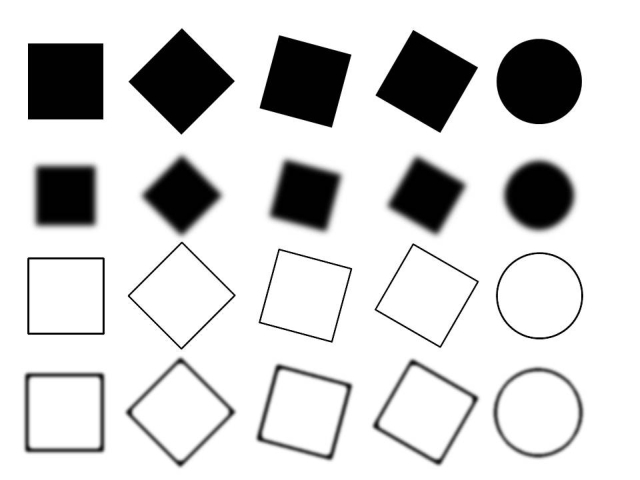
//> input picture 2.2 Gradients/src/Testimage_gradients.jpg, 640 x 480 px
$ ./main   (built with g++ and OpenCV 4)
//> lines starting //> are read from the running program, lines starting //| are printed output that depends on the picture; after the words box and inside, x2 and y2 are one past the last pixel; in counts of white or black regions, pixels touching at a corner belong together
#include <iostream>
#include <string>
#include <vector>
#include <sys/stat.h>
#include <time.h>
#include <direct.h>

#include <opencv2\core\core.hpp>
#include <opencv2\highgui\highgui.hpp>
#include <opencv2\imgproc\imgproc.hpp>

using namespace std;
using namespace cv;

Mat loadImg(string directory, string filename, int flags){
	string fullFilename = string(directory + "\\" + filename);
	Mat image;
	image = imread(fullFilename, flags);

	if (!image.data){
		cout << "image file " << fullFilename << " could not be opened" << endl;
		getchar();
		exit(-1);
	}

	return image;
}

bool saveImg(string directory, string filename, Mat img){
	string fullFilename = string(directory + "\\" + filename);
	struct stat sb;

	if (!(stat(directory.c_str(), &sb) == 0 && sb.st_mode == S_IFDIR)){
		_mkdir(directory.c_str());
	}

	cout << "successfully written '" << fullFilename << "' to file!" << endl;

	return imwrite(fullFilename, img);
}


// filter on a single pixel
void _filter(short* pixel, const Mat &values, const Mat &kernel, double normValue){
	assert(values.channels() == 1);
	assert(values.size() == kernel.size());
	assert(kernel.type() == CV_64FC1);
	assert(values.type() == CV_8UC1);
	assert(normValue != 0);

	double value = 0.;
	for (int y = 0; y < kernel.rows; y++){
		const double *rowKernel = kernel.ptr<double>(y);
		const uchar *rowValues = values.ptr<uchar>(y);
		for (int x = 0; x < kernel.cols; x++){
			value += rowKernel[x] * (double)rowValues[x];
		}
	}
	*pixel = (short) (value / normValue);
	//cout << normValue << endl;
}

Mat filter(const Mat &img, const Mat &kernel, bool normalize){
	assert(kernel.rows % 2 == 1 && kernel.cols % 2 == 1);
	assert(kernel.type() == CV_64FC1);

	Mat filteredImg(img.rows, img.cols, CV_16SC1, Scalar(0));

	double normValue = 0.;
	for (int y = 0; y < kernel.rows; y++){
		const double *row = kernel.ptr<double>(y);
		for (int x = 0; x < kernel.cols; x++){
			normValue += row[x];
		}
	}

	int yOffset = (kernel.rows - 1) / 2;
	int xOffset = (kernel.cols - 1) / 2;

	for (int y = yOffset; y < img.rows-yOffset; y++){
		short *row = filteredImg.ptr<short>(y);
		for (int x = xOffset; x < img.cols-xOffset; x++){
			const Mat tmp = img(Rect(x - xOffset, y - yOffset, kernel.cols, kernel.rows));
			if (normalize)
				_filter(&row[x], tmp, kernel, normValue);
			else
				_filter(&row[x], tmp, kernel, 1.);
		}
	}
	return filteredImg;
}
/////////////////////////////////////////////////////////////////////////////

Mat sobelX(const Mat &img){
	Mat kernel((Mat_<double>(3, 3) << -1, 0, 1, -2, 0, 2, -1, 0, 1));
	return filter(img, kernel, false);
}

Mat sobelY(const Mat &img){
	Mat kernel((Mat_<double>(3, 3) << -1, -2, -1, 0, 0, 0, 1, 2, 1));
	return filter(img, kernel, false);
}

Mat calcMagnitude(const Mat &X, const Mat &Y){
	assert(X.size() == Y.size());
	assert(X.type() == CV_16SC1 && Y.type() == CV_16SC1);

	Mat mag(X.rows, X.cols, CV_16SC1);

	for (int y = 0; y < mag.rows; y++){
		short *row = mag.ptr<short>(y);
		const short *rowX = X.ptr<short>(y);
		const short *rowY = Y.ptr<short>(y);
		for (int x = 0; x < mag.cols; x++){
			// magnitude calculation to match OpenCV, but for displayable Magnitude-Image: don't divide normValue by 4 to achieve same result as OpenCV
			//int value = 0.5*min(255, abs(rowX[x])) + 0.5*min(255, abs(rowY[x]));
			// magnitude calculation using Script
			int value = abs(rowX[x]) + abs(rowY[x]);
			// should not exceed max value of short, but just to be sure:
			row[x] = (short) min(32768, value);
		}
	}
	return mag;
}

double getAbsMax(const Mat &img){
	assert(img.type() == CV_16SC1);

	double normValue = 1.;
	for (int y = 0; y < img.rows; y++){
		const short *row = img.ptr<short>(y);
		for (int x = 0; x < img.cols; x++){
			if (abs(row[x]) > normValue)
				normValue = abs(row[x]);
		}
	}
	assert(normValue != 0);
	return normValue;
}

Mat convertToImg(const Mat &img){
	assert(img.type() == CV_16SC1);

	double normValue = getAbsMax(img);
	// normValue is the absolute maximal value in the original Sobel-Mat
	// however OpenCV seems to be using a fourth of that value to normalize its own Sobel Image Representation
	normValue /= 4;

	Mat convertedImg(img.rows, img.cols, CV_8UC1);
	for (int y = 0; y < img.rows; y++){
		uchar *row = convertedImg.ptr<uchar>(y);
		const short *rowOrg = img.ptr<short>(y);
		for (int x = 0; x < img.cols; x++){
			row[x] = (uchar) min(255., abs(((double)rowOrg[x]/normValue)*255.));
		}
	}
	return convertedImg;
}

// gradients orentation interval ]-pi, pi[
Mat calcGradients(const Mat &X, const Mat &Y){
	assert(X.size() == Y.size());
	assert(X.type() == CV_16SC1 && Y.type() == CV_16SC1);

	Mat gradients(X.rows, X.cols, CV_64FC1);

	for (int y = 0; y < gradients.rows; y++){
		double *row = gradients.ptr<double>(y);
		const short *rowX = X.ptr<short>(y);
		const short *rowY = Y.ptr<short>(y);
		for (int x = 0; x < gradients.cols; x++){
			double direction = atan2(rowY[x], rowX[x]);
			row[x] = direction;
		}
	}
	return gradients;
}

void _drawGradient(Mat &gradImg, int x, int y, double gradDir, short gradMag){
	double length = 0.06;
	int xOffset = (gradMag * cos(gradDir) * length)/2;
	int yOffset = (gradMag * sin(gradDir) * length)/2;

	Point start = Point(x - xOffset, y - yOffset);
	Point end = Point(x + xOffset, y + yOffset);

	line(gradImg, start, end, Scalar(0, 255, 0));
	if (gradDir < 0 && yOffset > 0)
		circle(gradImg, start, 2, Scalar(0, 255, 0), -1);
	else
		circle(gradImg, end, 2, Scalar(0, 255, 0), -1);
	circle(gradImg, Point(x, y), 2, Scalar(0, 0, 255), -1);
}

Mat drawGradients(const Mat &img, const Mat &gradients, const Mat &dervMag){
	assert(img.channels() == 3);
	assert(img.type() == CV_8UC3 && gradients.type() == CV_64FC1 && dervMag.type() == CV_16SC1);
	assert(img.size() == gradients.size() && img.size() == dervMag.size());

	short threshold = 150;

	Mat gradImg = img.clone();
	for (int y = 0; y < img.rows; y+=5){
		const double *rowGrad = gradients.ptr<double>(y);
		const short *rowMag = dervMag.ptr<short>(y);
		for (int x = 0; x < img.cols; x+=5){
			if (rowMag[x] > threshold){
				_drawGradient(gradImg, x, y, rowGrad[x], rowMag[x]);
			}
		}
	}
	return gradImg;
}

/////////////////////////////////////////////////////////////////////////////

int main(){
	Mat img = loadImg("src", "Testimage_gradients.jpg", IMREAD_GRAYSCALE); //IMREAD_COLOR
//> in loadImg, image is the input picture: 480 rows x 640 cols, CV_8UC1; min 0, max 255, mean 211.2
	//Mat img = loadImg("src", "lenna.jpg", IMREAD_GRAYSCALE); //IMREAD_COLOR

	// Aufgabe a)
	Mat dervX = sobelX(img);
//> after the loop in filter, `for (int y = yOffset; y < img.rows-yOffset; y++)`:
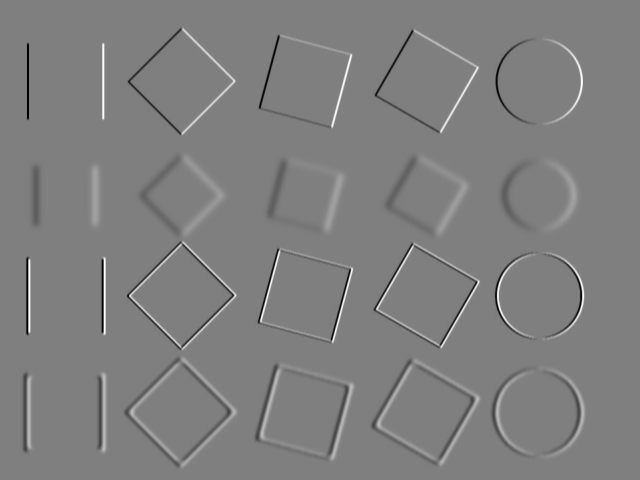
//> filteredImg: 480 rows x 640 cols, CV_16SC1; min -1016, max 1016, mean 0; drawn with min black and max white
	Mat dervImgX = convertToImg(dervX);
//> the loop in getAbsMax, `for (int y = 0; y < img.rows; y++)` made 480 passes
//> normValue on passes 1 to 3: 1, 1, 1
//> after the loop in getAbsMax, `for (int y = 0; y < img.rows; y++)`: normValue = 1016
//> in convertToImg, `normValue /= 4;`: normValue = 254
	Mat dervY = sobelY(img);
//> call 2 of filter, with normalize = false
//> after the loop in filter (call 2), `for (int y = yOffset; y < img.rows-yOffset; y++)`:
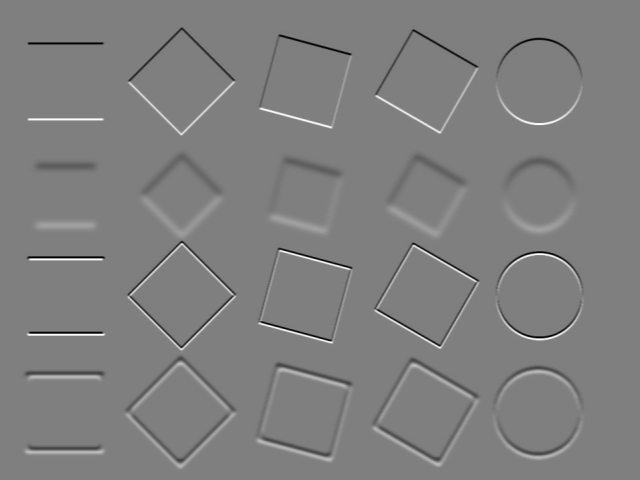
//> filteredImg: 480 rows x 640 cols, CV_16SC1; min -1010, max 1013, mean 0; drawn with min black and max white
	Mat dervImgY = convertToImg(dervY);
//> the loop in getAbsMax (call 2), `for (int y = 0; y < img.rows; y++)` made 480 passes
//> in convertToImg (call 2), `double normValue = getAbsMax(img);`: normValue = 1013
//> in convertToImg (call 2), `normValue /= 4;`: normValue = 253.2
//> after the loop in convertToImg (call 2), `for (int y = 0; y < img.rows; y++)`:
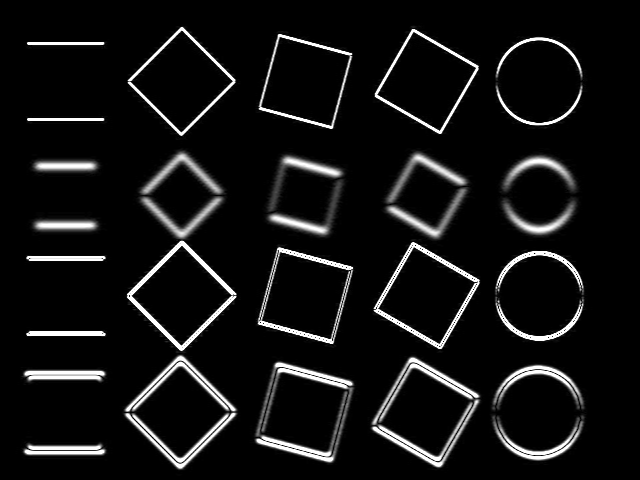
//> convertedImg: 480 rows x 640 cols, CV_8UC1; min 0, max 255, mean 19.5

	// Aufgabe b)
	Mat dervMag = calcMagnitude(dervX, dervY);
//> after the loop in calcMagnitude, `for (int y = 0; y < mag.rows; y++)`:
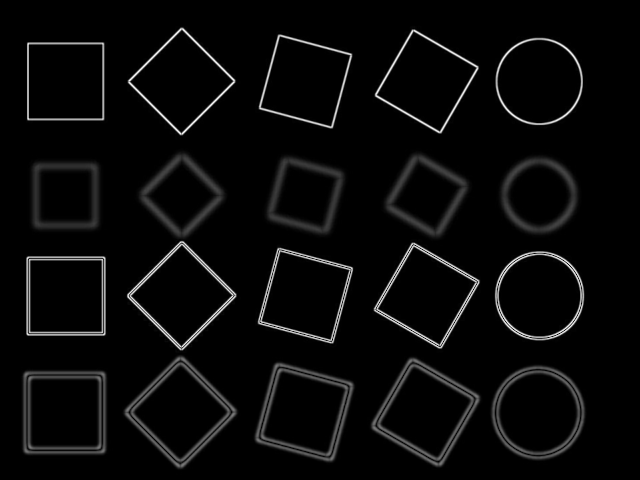
//> mag: 480 rows x 640 cols, CV_16SC1; min 0, max 1442, mean 55.4; drawn with min black and max white
	Mat dervImgMag = convertToImg(dervMag);
//> in convertToImg (call 3), `double normValue = getAbsMax(img);`: normValue = 1442
//> in convertToImg (call 3), `normValue /= 4;`: normValue = 360.5
//> after the loop in convertToImg (call 3), `for (int y = 0; y < img.rows; y++)`:
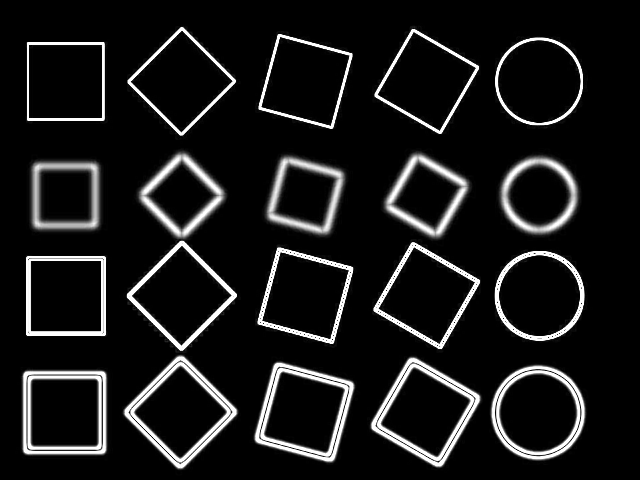
//> convertedImg: 480 rows x 640 cols, CV_8UC1; min 0, max 255, mean 25.7

	// Aufgabe c)
	Mat gradients = calcGradients(dervX, dervY);
//> after the loop in calcGradients, `for (int y = 0; y < gradients.rows; y++)`:
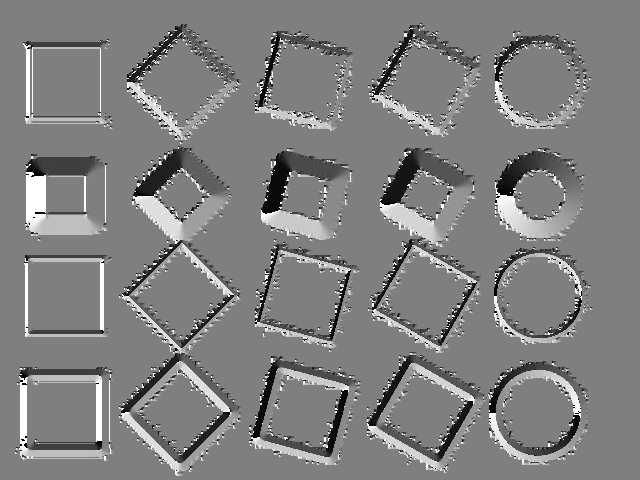
//> gradients: 480 rows x 640 cols, CV_64FC1; min -3.14, max 3.14, mean 0.0225; drawn with min black and max white

	//Aufgabe d)
	Mat colorImg(img.rows, img.cols, CV_8UC3);
	cvtColor(img, colorImg, CV_GRAY2RGB);

	Mat gradImg = drawGradients(colorImg, gradients, dervMag);
//> after the loop in drawGradients, `for (int y = 0; y < img.rows; y+=5)`:
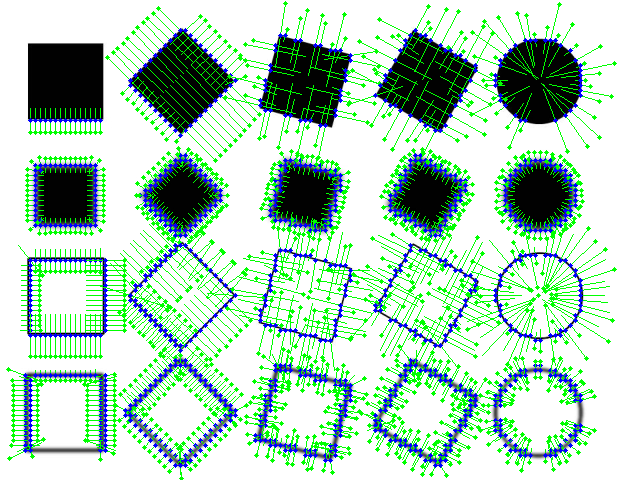
//> gradImg: 480 rows x 640 cols, CV_8UC3; 16.74% of pixels changed, all inside (x1, y1, x2, y2) = (6, 1, 617, 480)

	// displaying and saving images

	imshow("Sobel X", dervImgX);
	imshow("Sobel Y", dervImgY);
	imshow("Magnitude", dervImgMag);
	imshow("Gradient Image", gradImg);

	saveImg("results", "Sobel X.jpg", dervImgX);
	saveImg("results", "Sobel Y.jpg", dervImgY);
	saveImg("results", "Magnitude.jpg", dervImgMag);
	saveImg("results", "Gradient Image.jpg", gradImg);

	// [15 lines of commented-out code are left out]

	waitKey();
	destroyAllWindows();

	return 0;
}
